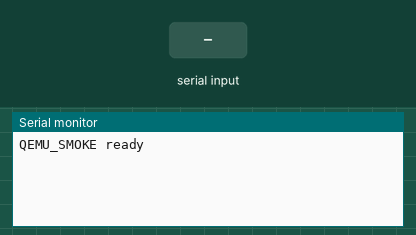
Recording of a sketch running on a simulated Arduino Uno, built with avr-gcc and run on an emulated ATmega328P. Shown: the last lines printed to the serial monitor. Inputs (shaded band) come from the test bench.

Above: at 1.2 s.
1.3 s: "1\n" received over Serial
At 1.7 s:
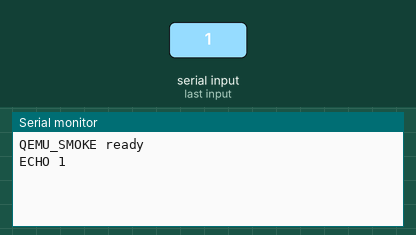
2.8 s: byte 10 ('\n') received over Serial
At 4.0 s:
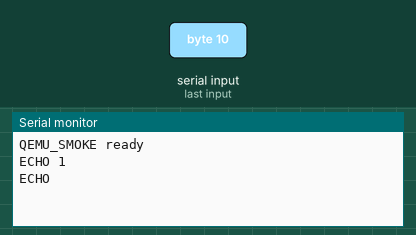
4.3 s: "0\n" received over Serial
At 5.2 s:
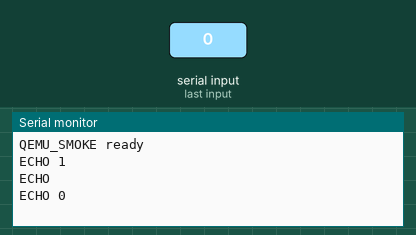

Measured:
- after the input at 1.3 s, the serial monitor: prints a new line at once (image 1)
- after the input at 2.8 s, the serial monitor: prints a new line at once (image 2)
- after the input at 4.3 s, the serial monitor: prints a new line at once (image 3)

The sketch:

qemu_smoke.ino
```cpp
// Minimal QEMU AVR serial smoke test: prints a banner then echoes each line prefixed "ECHO ", to validate the simulator harness.

static const size_t LINE_MAX = 128;
static char lineBuf[LINE_MAX];
static size_t lineLen = 0;

void setup() {
  Serial.begin(115200);
  Serial.println(F("QEMU_SMOKE ready"));
}

static void handleLine(char* line) {
  Serial.print(F("ECHO "));
  Serial.println(line);
}

void loop() {
  while (Serial.available() > 0) {
    char c = (char)Serial.read();
    if (c == '\n') {
      lineBuf[lineLen] = '\0';
      handleLine(lineBuf);
      lineLen = 0;
    } else if (c != '\r') {
      if (lineLen < LINE_MAX - 1) {
        lineBuf[lineLen++] = c;
      } else {
        lineLen = 0;
      }
    }
  }
}
```
